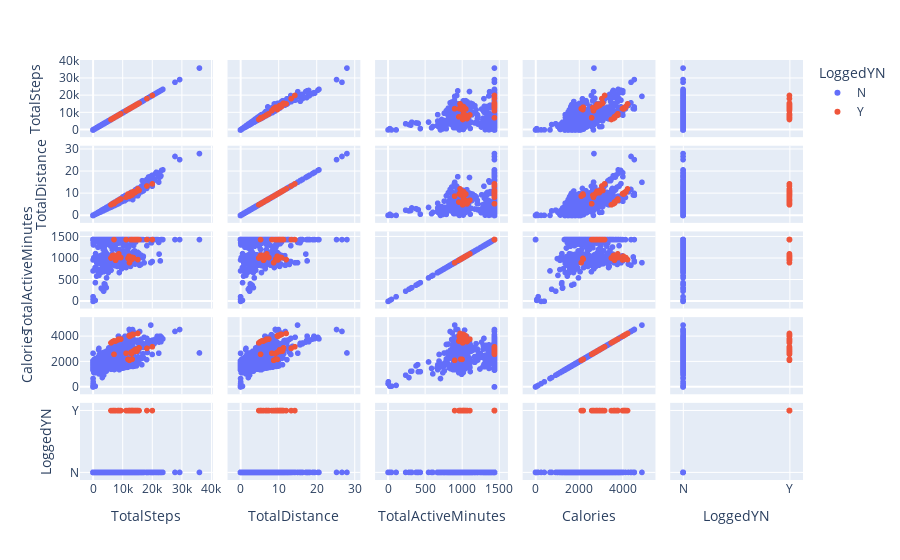

Notebook code for this chart:
### Code cell
fig = px.scatter_matrix(heatmap_df, color="LoggedYN")
fig.show()

### Figure 1 — Plotly figure (JSON) as saved in the notebook; plotly's stock layout.template omitted (floating-point values rounded to 4 significant figures; data arrays with more than 128 entries replaced by an {"elided": "..."} marker saying what was removed)
{"data": [{"dimensions": [{"axis": {"matches": true}, "label": "TotalSteps", "values": {"elided": "908 int values"}}, {"axis": {"matches": true}, "label": "TotalDistance", "values": {"elided": "908 float values"}}, {"axis": {"matches": true}, "label": "TotalActiveMinutes", "values": {"elided": "908 int values"}}, {"axis": {"matches": true}, "label": "Calories", "values": {"elided": "908 int values"}}, {"axis": {"matches": true}, "label": "LoggedYN", "values": {"elided": "908 str values"}}], "hovertemplate": "LoggedYN=N<br>%{xaxis.title.text}=%{x}<br>%{yaxis.title.text}=%{y}<extra></extra>", "legendgroup": "N", "marker": {"color": "#636efa", "symbol": "circle"}, "name": "N", "showlegend": true, "type": "splom"}, {"dimensions": [{"axis": {"matches": true}, "label": "TotalSteps", "values": [7091, 11835, 13239, 12342, 14172, 12862, 11179, 14816, 14194, 15566, 18229, 13541, 20067, 13041, 14510, 15010, 7626, 12386, 13318, 13630, 13070, 9388, 15148, 12200, 12405, 6064, 8712, 8567, 7045, 8382, 6582, 9143]}, {"axis": {"matches": true}, "label": "TotalDistance", "values": [5.27, 9.71, 9.27, 8.72, 10.29, 9.65, 8.24, 10.98, 10.48, 11.31, 13.34, 10.22, 14.3, 9.18, 10.87, 11.1, 6.05, 9.82, 10.56, 10.81, 10.36, 7.44, 12.01, 9.67, 9.84, 4.81, 6.91, 6.79, 5.59, 6.65, 5.22, 7.25]}, {"axis": {"matches": true}, "label": "TotalActiveMinutes", "values": [1440, 1002, 985, 902, 1440, 1440, 1440, 1440, 1440, 1440, 1440, 1440, 1440, 1440, 1440, 1440, 959, 979, 1017, 1021, 1030, 1022, 975, 1053, 966, 1011, 1108, 1047, 1076, 1027, 1068, 1029]}, {"axis": {"matches": true}, "label": "Calories", "values": [2584, 2179, 2194, 2105, 2937, 2742, 2668, 2832, 2812, 3096, 3055, 2830, 3180, 2642, 2976, 2933, 3635, 4079, 4163, 4157, 4092, 3787, 4236, 4044, 4005, 3491, 3784, 3783, 3644, 3721, 3586, 3788]}, {"axis": {"matches": true}, "label": "LoggedYN", "values": ["Y", "Y", "Y", "Y", "Y", "Y", "Y", "Y", "Y", "Y", "Y", "Y", "Y", "Y", "Y", "Y", "Y", "Y", "Y", "Y", "Y", "Y", "Y", "Y", "Y", "Y", "Y", "Y", "Y", "Y", "Y", "Y"]}], "hovertemplate": "LoggedYN=Y<br>%{xaxis.title.text}=%{x}<br>%{yaxis.title.text}=%{y}<extra></extra>", "legendgroup": "Y", "marker": {"color": "#EF553B", "symbol": "circle"}, "name": "Y", "showlegend": true, "type": "splom"}], "layout": {"dragmode": "select", "legend": {"title": {"text": "LoggedYN"}, "tracegroupgap": 0}, "margin": {"t": 60}}}
